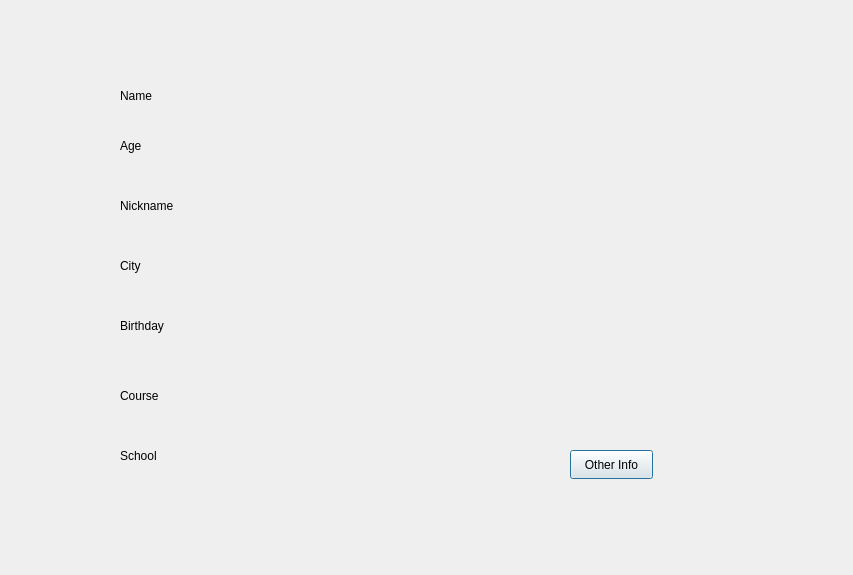
<?xml version="1.0" encoding="UTF-8"?>
<ui version="4.0">
 <class>FIRST_INFO</class>
 <widget class="QDialog" name="FIRST_INFO">
  <property name="geometry">
   <rect>
    <x>0</x>
    <y>0</y>
    <width>853</width>
    <height>575</height>
   </rect>
  </property>
  <property name="windowTitle">
   <string>Dialog</string>
  </property>
  <widget class="QLabel" name="namelbl">
   <property name="geometry">
    <rect>
     <x>120</x>
     <y>60</y>
     <width>191</width>
     <height>71</height>
    </rect>
   </property>
   <property name="text">
    <string>Name</string>
   </property>
  </widget>
  <widget class="QLabel" name="agelbl">
   <property name="geometry">
    <rect>
     <x>120</x>
     <y>110</y>
     <width>191</width>
     <height>71</height>
    </rect>
   </property>
   <property name="text">
    <string>Age</string>
   </property>
  </widget>
  <widget class="QLabel" name="Nicknamelbl">
   <property name="geometry">
    <rect>
     <x>120</x>
     <y>170</y>
     <width>191</width>
     <height>71</height>
    </rect>
   </property>
   <property name="text">
    <string>Nickname</string>
   </property>
  </widget>
  <widget class="QLabel" name="citylbl">
   <property name="geometry">
    <rect>
     <x>120</x>
     <y>230</y>
     <width>191</width>
     <height>71</height>
    </rect>
   </property>
   <property name="text">
    <string>City</string>
   </property>
  </widget>
  <widget class="QLabel" name="bdaylbl">
   <property name="geometry">
    <rect>
     <x>120</x>
     <y>290</y>
     <width>191</width>
     <height>71</height>
    </rect>
   </property>
   <property name="text">
    <string>Birthday</string>
   </property>
  </widget>
  <widget class="QLabel" name="courselbl">
   <property name="geometry">
    <rect>
     <x>120</x>
     <y>360</y>
     <width>191</width>
     <height>71</height>
    </rect>
   </property>
   <property name="text">
    <string>Course</string>
   </property>
  </widget>
  <widget class="QLabel" name="schoollbl">
   <property name="geometry">
    <rect>
     <x>120</x>
     <y>420</y>
     <width>191</width>
     <height>71</height>
    </rect>
   </property>
   <property name="text">
    <string>School</string>
   </property>
  </widget>
  <widget class="QPushButton" name="otherbtn">
   <property name="geometry">
    <rect>
     <x>570</x>
     <y>450</y>
     <width>83</width>
     <height>29</height>
    </rect>
   </property>
   <property name="text">
    <string>Other Info</string>
   </property>
  </widget>
 </widget>
 <resources/>
 <connections/>
</ui>
